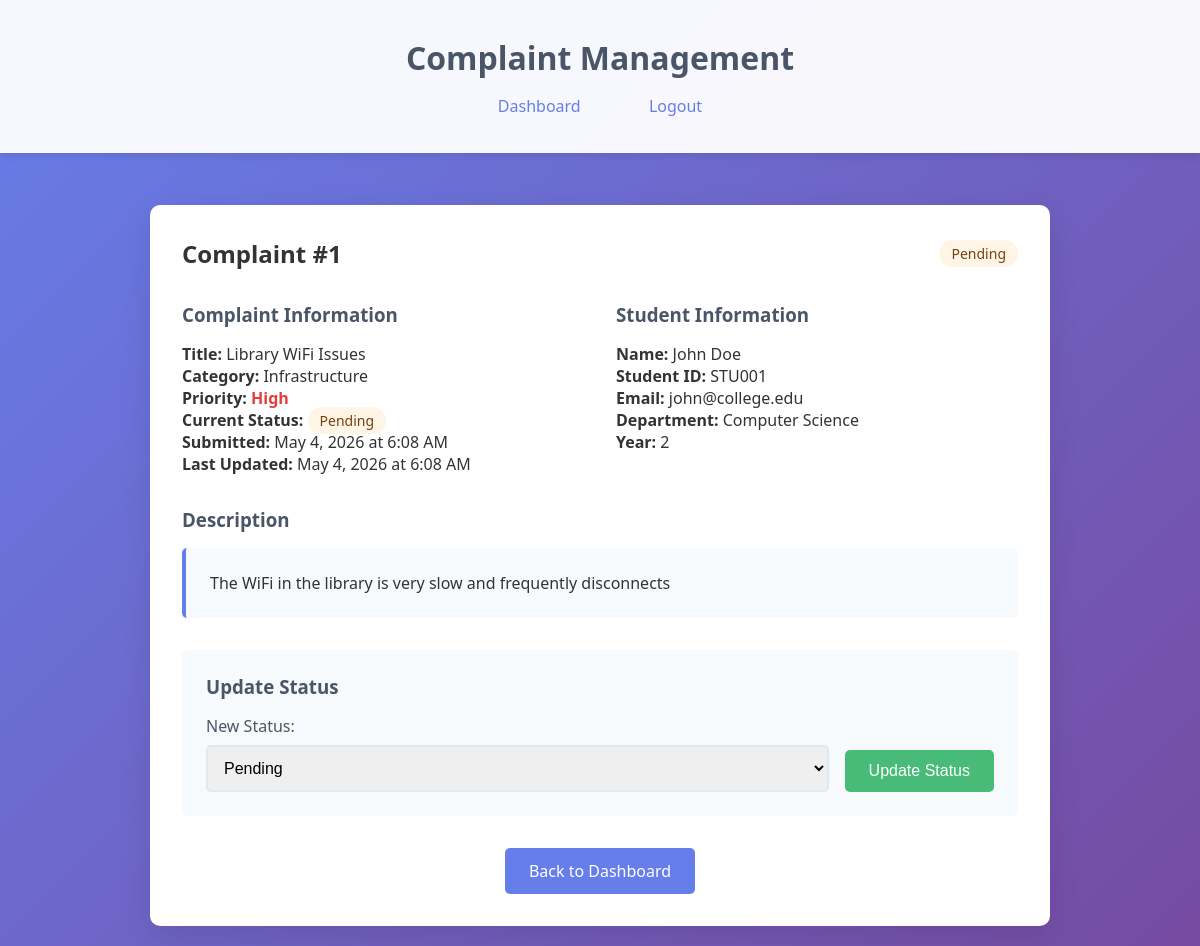
The app's page /admin_view_complaint.php?id=1 (signed in) with its own data.
### tables this page shows
CREATE TABLE IF NOT EXISTS complaints (
    id INT AUTO_INCREMENT PRIMARY KEY,
    student_id INT NOT NULL,
    title VARCHAR(200) NOT NULL,
    description TEXT NOT NULL,
    category VARCHAR(50) NOT NULL,
    priority ENUM('Low', 'Medium', 'High') DEFAULT 'Medium',
    status ENUM('Pending', 'In Progress', 'Resolved', 'Closed') DEFAULT 'Pending',
    created_at TIMESTAMP DEFAULT CURRENT_TIMESTAMP,
    updated_at TIMESTAMP DEFAULT CURRENT_TIMESTAMP ON UPDATE CURRENT_TIMESTAMP,
    FOREIGN KEY (student_id) REFERENCES students(id) ON DELETE CASCADE
);

CREATE TABLE IF NOT EXISTS students (
    id INT AUTO_INCREMENT PRIMARY KEY,
    student_id VARCHAR(20) UNIQUE NOT NULL,
    name VARCHAR(100) NOT NULL,
    email VARCHAR(100) UNIQUE NOT NULL,
    password VARCHAR(255) NOT NULL,
    department VARCHAR(50) NOT NULL,
    year INT NOT NULL,
    created_at TIMESTAMP DEFAULT CURRENT_TIMESTAMP
);

### admin_view_complaint.php (the view, shortened to what this page needs)
<?php
require_once 'config/database.php';
$complaint_id = $_GET['id'];
$stmt = $conn->prepare("
    SELECT c.*, s.name as student_name, s.student_id, s.department, s.year, s.email
    FROM complaints c
    JOIN students s ON c.student_id = s.id
    WHERE c.id = ?
");
$stmt->execute([$complaint_id]);
$complaint = $stmt->fetch(PDO::FETCH_ASSOC);
?>
<!DOCTYPE html>
<html lang="en">
<head>
    <link rel="stylesheet" href="css/style.css">
</head>
<body>
    <div class="header">
        <div class="container">
            <h1>Complaint Management</h1>
            <div class="nav">
                <a href="admin_dashboard.php">Dashboard</a>
                <a href="logout.php">Logout</a>
            </div>
        </div>
    </div>
    <div class="container">
        <div class="card" style="max-width: 900px; margin: 0 auto;">
            <div style="display: flex; justify-content: space-between; align-items: center; margin-bottom: 2rem;">
                <h2>Complaint #<?php echo $complaint['id']; ?></h2>
                <span class="status-badge status-<?php echo strtolower(str_replace(' ', '', $complaint['status'])); ?>">
                    <?php echo $complaint['status']; ?>
                </span>
            </div>
            <div style="display: grid; grid-template-columns: 1fr 1fr; gap: 2rem; margin-bottom: 2rem;">
                <div>
                    <h3 style="color: #4a5568; margin-bottom: 1rem;">Complaint Information</h3>
                    <p><strong>Title:</strong> <?php echo htmlspecialchars($complaint['title']); ?></p>
                    <p><strong>Category:</strong> <?php echo htmlspecialchars($complaint['category']); ?></p>
                    <p><strong>Priority:</strong>
                        <span class="priority-<?php echo strtolower($complaint['priority']); ?>">
                            <?php echo $complaint['priority']; ?>
                        </span>
                    </p>
                    <p><strong>Current Status:</strong>
                        <span class="status-badge status-<?php echo strtolower(str_replace(' ', '', $complaint['status'])); ?>">
                            <?php echo $complaint['status']; ?>
                        </span>
                    </p>
                    <p><strong>Submitted:</strong> <?php echo date('F j, Y \a\t g:i A', strtotime($complaint['created_at'])); ?></p>
                    <p><strong>Last Updated:</strong> <?php echo date('F j, Y \a\t g:i A', strtotime($complaint['updated_at'])); ?></p>
                </div>
                <div>
                    <h3 style="color: #4a5568; margin-bottom: 1rem;">Student Information</h3>
                    <p><strong>Name:</strong> <?php echo htmlspecialchars($complaint['student_name']); ?></p>
                    <p><strong>Student ID:</strong> <?php echo htmlspecialchars($complaint['student_id']); ?></p>
                    <p><strong>Email:</strong> <?php echo htmlspecialchars($complaint['email']); ?></p>
                    <p><strong>Department:</strong> <?php echo htmlspecialchars($complaint['department']); ?></p>
                    <p><strong>Year:</strong> <?php echo $complaint['year']; ?></p>
                </div>
            </div>
            <div style="margin-bottom: 2rem;">
                <h3 style="color: #4a5568; margin-bottom: 1rem;">Description</h3>
                <div style="background: #f7fafc; padding: 1.5rem; border-radius: 5px; border-left: 4px solid #667eea;">
                    <?php echo nl2br(htmlspecialchars($complaint['description'])); ?>
                </div>
            </div>
            <div style="background: #f7fafc; padding: 1.5rem; border-radius: 5px; margin-bottom: 2rem;">
                <h3 style="color: #4a5568; margin-bottom: 1rem;">Update Status</h3>
                <form method="POST" action="" style="display: flex; gap: 1rem; align-items: end;">
                    <div class="form-group" style="margin-bottom: 0; flex: 1;">
                        <label for="status">New Status:</label>
                        <select id="status" name="status" class="form-control" required>
                            <option value="Pending" <?php echo ($complaint['status'] == 'Pending') ? 'selected' : ''; ?>>Pending</option>
                        </select>
                    </div>
                    <button type="submit" name="update_status" class="btn btn-success">Update Status</button>
                </form>
            </div>
            <div style="text-align: center;">
                <a href="admin_dashboard.php" class="btn btn-primary">Back to Dashboard</a>
            </div>
        </div>
    </div>
</body>
</html>

### css/style.css (style rules this page uses)
* { margin: 0; padding: 0; box-sizing: border-box; }
body { font-family: 'Segoe UI', Tahoma, Geneva, Verdana, sans-serif; background: linear-gradient(135deg, #667eea 0%, #764ba2 100%); min-height: 100vh; color: #333; }
.container { max-width: 1200px; margin: 0 auto; padding: 20px; }
.header { background: rgba(255, 255, 255, 0.95); padding: 1rem 0; box-shadow: 0 2px 10px rgba(0, 0, 0, 0.1); margin-bottom: 2rem; }
.header h1 { text-align: center; color: #4a5568; font-size: 2rem; font-weight: 600; }
.nav { text-align: center; margin-top: 1rem; }
.nav a { color: #667eea; text-decoration: none; margin: 0 1rem; padding: 0.5rem 1rem; border-radius: 5px; transition: all 0.3s ease; }
.card { background: white; border-radius: 10px; padding: 2rem; box-shadow: 0 10px 30px rgba(0, 0, 0, 0.1); margin-bottom: 2rem; }
.form-group { margin-bottom: 1.5rem; }
.form-group label { display: block; margin-bottom: 0.5rem; font-weight: 500; color: #4a5568; }
.form-control { width: 100%; padding: 0.75rem; border: 2px solid #e2e8f0; border-radius: 5px; font-size: 1rem; transition: border-color 0.3s ease; }
.btn { padding: 0.75rem 1.5rem; border: none; border-radius: 5px; font-size: 1rem; cursor: pointer; transition: all 0.3s ease; text-decoration: none; display: inline-block; text-align: center; }
.btn-primary { background: #667eea; color: white; }
.btn-success { background: #48bb78; color: white; }
.status-badge { padding: 0.25rem 0.75rem; border-radius: 20px; font-size: 0.875rem; font-weight: 500; }
.status-pending { background: #fef5e7; color: #744210; }
.priority-high { color: #e53e3e; font-weight: 600; }

### records on screen
complaints: id "1", status "Pending", title "Library WiFi Issues", category "Infrastructure", priority "High", created_at "May 4, 2026 at 6:08 AM", updated_at "May 4, 2026 at 6:08 AM", student.name "John Doe", student.student_id "STU001", student.email "john@college.edu", student.department "Computer Science", student.year "2", description "The WiFi in the library is very slow and frequently disconnects"
